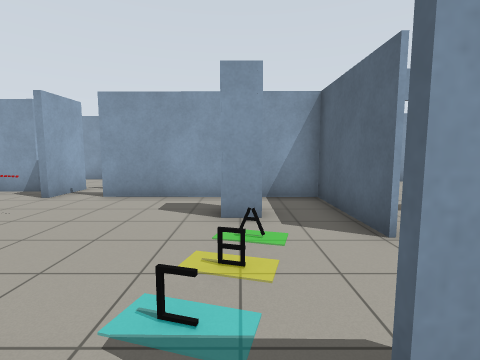
[1] (above)

19 first-person views from a walk through a robot-simulator world made for Gazebo. The camera is 1.2 m above the floor, tilts 6° down and sees 85° across. Floor lines are 1 m apart. The floor is counted in squares, 1 m on a side. Each view is taken from the middle of a square. On the plan, view 1 faces up. The plan holds only what a view shows up to about 12 squares ahead; the rest is blank.

[2]
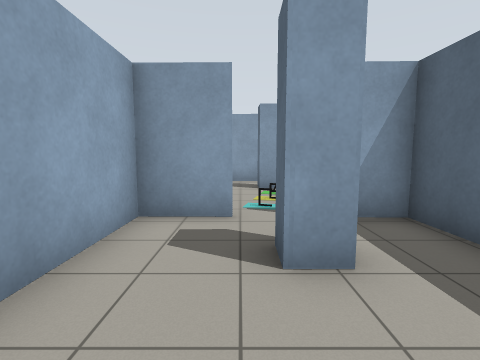

[3]
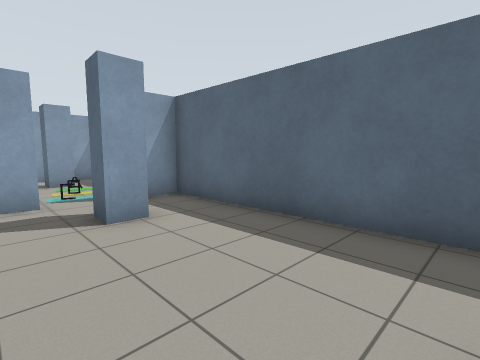

[4]
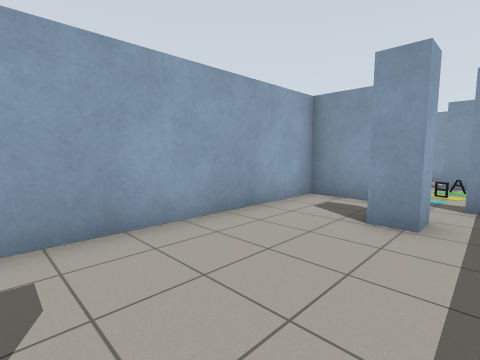

[5]
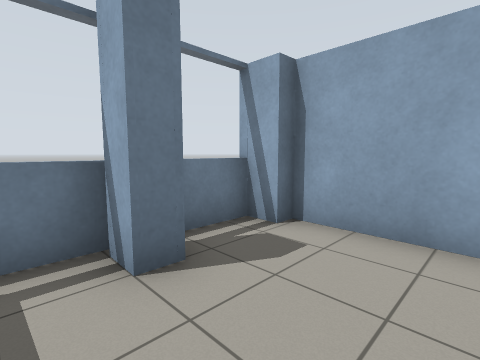

[6]
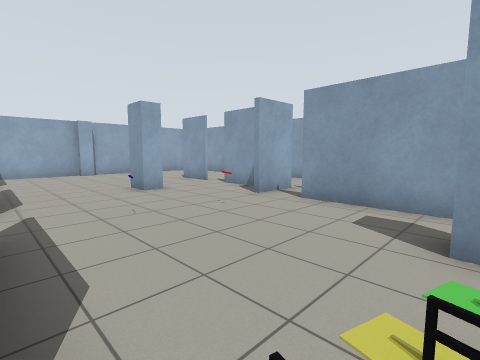

[7]
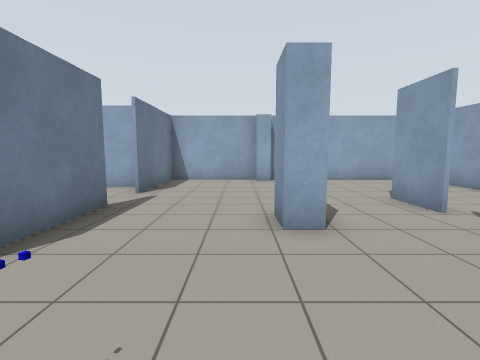

[8]
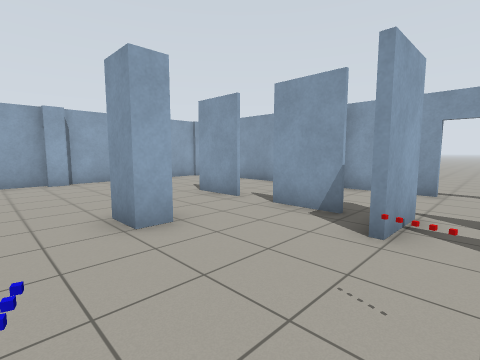

[9]
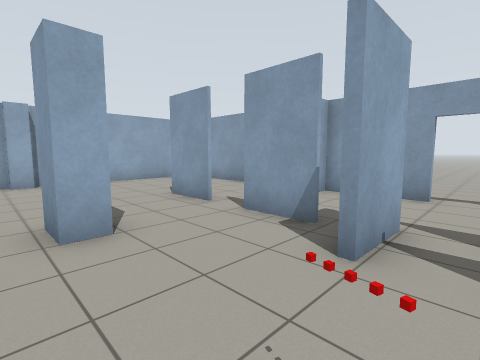

[10]
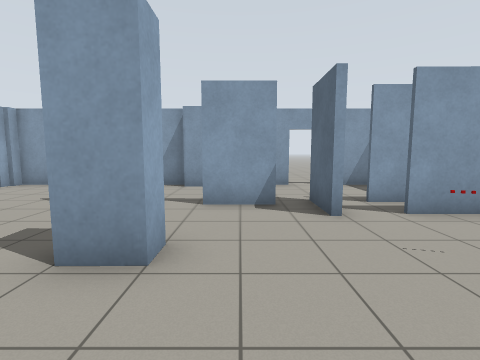

[11]
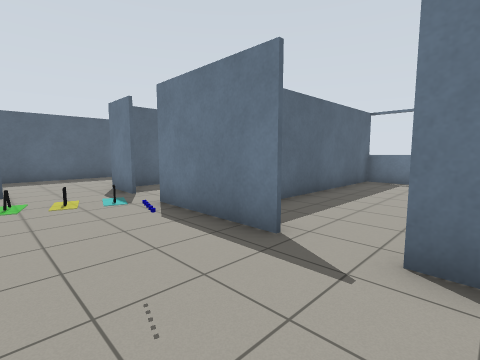

[12]
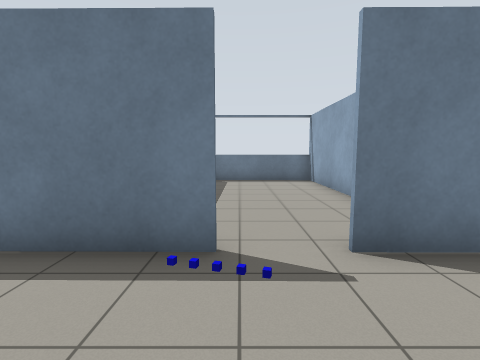

[13]
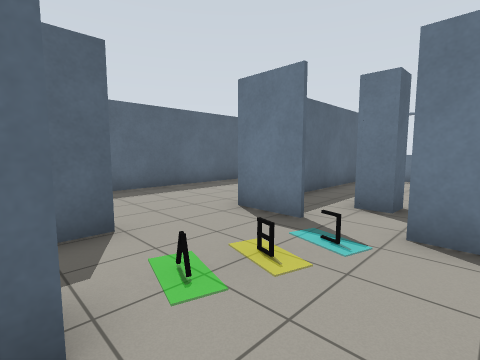

[14]
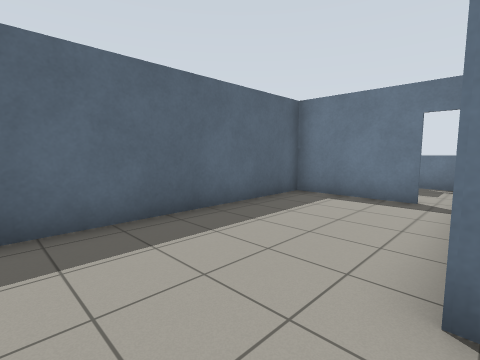

[15]
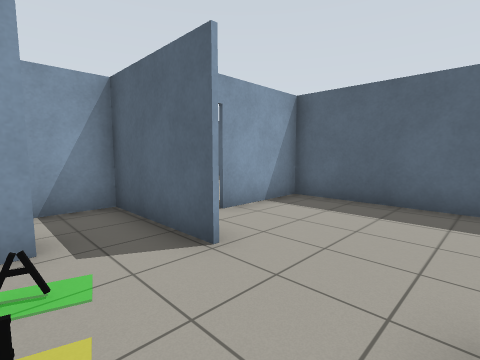

[16]
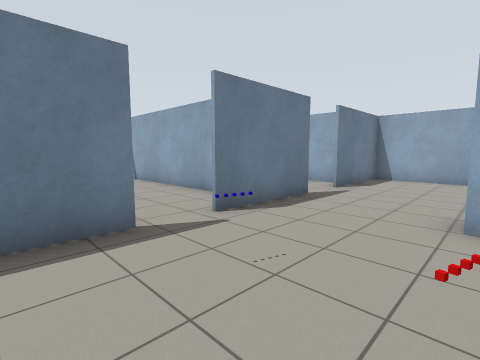

[17]
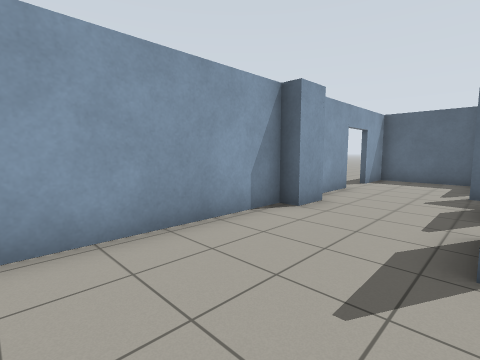

[18]
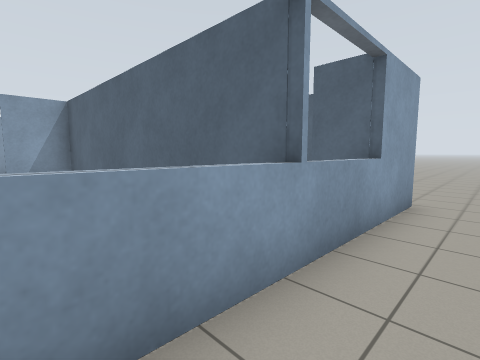

[19]
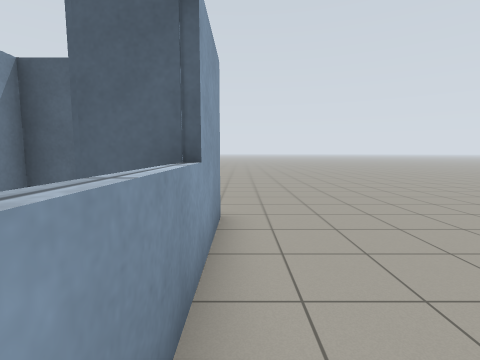

### Floor plan
Points are (right, up) in squares from view 1. A wall is a line through its corners. A room is listed if a view was taken in it or the views show most of it. See-through windows are left out.
Room 1 (views 1, 2, 3, 4, 5)
walls: (-0.6, -1.4) (-0.5, -0.7) (0.1, -0.7) (0.1, -1.4) (-0.6, -1.4); (-0.7, -6.4) (0, -6.4); (-1, 0.8) (-2.9, 0.8) (-3, -6.6); (-2.6, -7.4) (0.9, -7.4); (2.3, -7.7) (2.1, 0.8) (0.5, 0.8)
ways out: opening at (-0.5, 1) to room 2
Room 2 (views 6, 7, 8, 9, 10, 11, 12, 13, 14, 15, 16, 17)
walls: (-8, 5.4) (-8, 4.7) (-8.9, 4.7); (-9, 8) (-10.9, 8); (-6.1, 8) (-7.9, 8); (-5.3, 6.8) (-5.2, 8.5); (-5, 8.5) (-5.1, 6.8); (-10, 1) (-6.2, 0.9); (-2.9, 8.3) (-3.9, 8.3); (-4.7, 0.9) (-1.1, 0.9); (-5.1, 11.7) (-7.9, 11.7) (-7.9, 11.2) (-9, 11.2) (-9, 11.7) (-15.3, 11.7) (-15.3, 11); (-1.7, 8.7) (-1.7, 11.7) (-3.5, 11.7); (-15.1, 5.3) (-15.1, 4.6) (-15.5, 4.6) (-15.5, 1) (-11.6, 1); (0.4, 4.7) (-0.3, 4.7) (-0.4, 5.5); (-15.5, 10.7) (-15.5, 5.2); (0.5, 0.9) (2.3, 0.9); (2.1, 3.6) (2, 7) (-3.8, 7)
ways out: opening at (-0.5, 1) to room 1; opening at (2, 2.5) to room 4; opening at (-5.5, 1) to room 5; opening at (-10.5, 1); open door at (-4.5, 12); gap at (-8.5, 8); gap at (-6, 8); gap at (-4, 8)
objects: blue box (-5, 3); other object (-4, 5); other object (0, 2); other object (0, 3); other object (0, 4)
Room 3 (views 18, 19)
walls: (6.8, -7.6) (-0.1, -7.6)
Room 4 (no view inside)
walls: (3.3, -4.2) (6.6, -4.2); (6.6, -3.9) (6.5, 5.2) (3.6, 5.2)
ways out: opening at (2, 2.5) to room 2; open door at (3, -4); open door at (3, 5)
Room 5 (no view inside)
walls: (-8, -1.2) (-8.1, -7.6); (-8.1, -7.3) (-3.1, -7.4); (-3.1, -7.6) (-3, -1.4)
ways out: opening at (-5.5, 1) to room 2

Where each view was taken, in squares from view 1:
view 1: 0 up, 0 right, facing up
view 2: 4 down, 1 left, facing up
view 3: 6 down, 2 left, facing up-right
view 4: 6 down, 1 right, facing up-left
view 5: 4 down, 1 right, facing down-left
view 6: 1 up, 0 right, facing up-left
view 7: 4 up, 4 left, facing left
view 8: 3 up, 4 left, facing up-left
view 9: 4 up, 4 left, facing up-left
view 10: 2 up, 7 left, facing up
view 11: 4 up, 7 left, facing down-right
view 12: 4 up, 5 left, facing down
view 13: 5 up, 2 left, facing down-right
view 14: 3 up, 2 right, facing down-right
view 15: 1 up, 0 right, facing up-right
view 16: 5 up, 3 left, facing down-left
view 17: 8 up, 14 left, facing up-right
view 18: 9 down, 0 right, facing up-right
view 19: 8 down, 2 right, facing right
